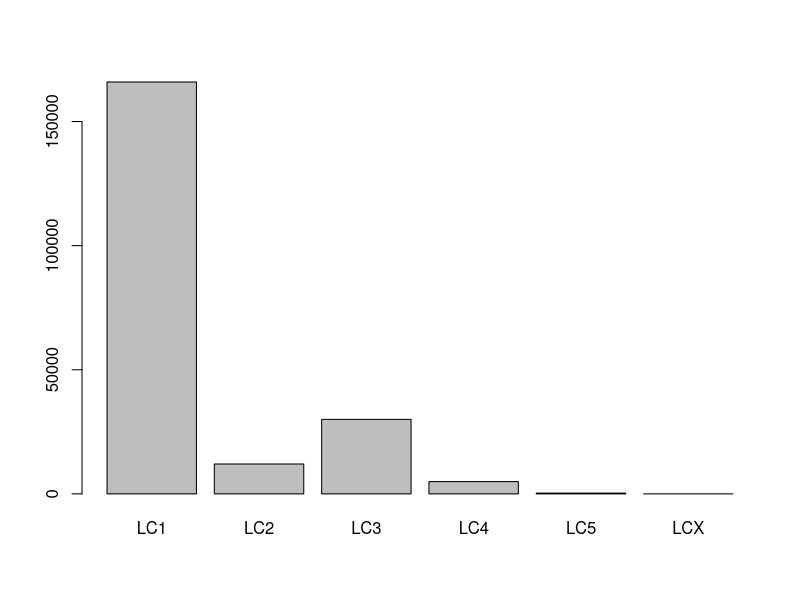

This figure's R source: (Note: this script raises an error after producing the figure.)
data<-read.table("lc43hours.txt")

sums<-c(sum(data$LC1), sum(data$LC2), sum(data$LC3), sum(data$LC4), sum(data$LC5), sum(data$LCX))

barplot(sums, names.arg=colnames(data))

#data$nonLC1<-data$LC2 + data$LC3 + data$LC4 + data$LC5 + data$LCX

data<-mat.sort(data,3, decreasing=TRUE)

barplot(data$LC3, names.arg=rownames(data), cex.names=0.7, las=3)

distances<-dist(data)
plot(hclust(distances))


fit <- princomp(data)
summary(fit) # print variance accounted for
loadings(fit) # pc loadings
plot(fit,type="lines") # scree plot
fit$scores # the principal components
biplot(fit)



data<-read.table("lc41hours.txt")

sums<-c(sum(data$LC1), sum(data$LC2), sum(data$LC3), sum(data$LC4), sum(data$LC5))

barplot(sums, names.arg=colnames(data), ylim=c(1,150000))

data<-mat.sort(data,4, decreasing=TRUE)
data<-subset(data, data$LC4>100)

barplot(data$LC4, names.arg=rownames(data), cex.names=0.7, las=3)

distances<-dist(data)
plot(hclust(distances))